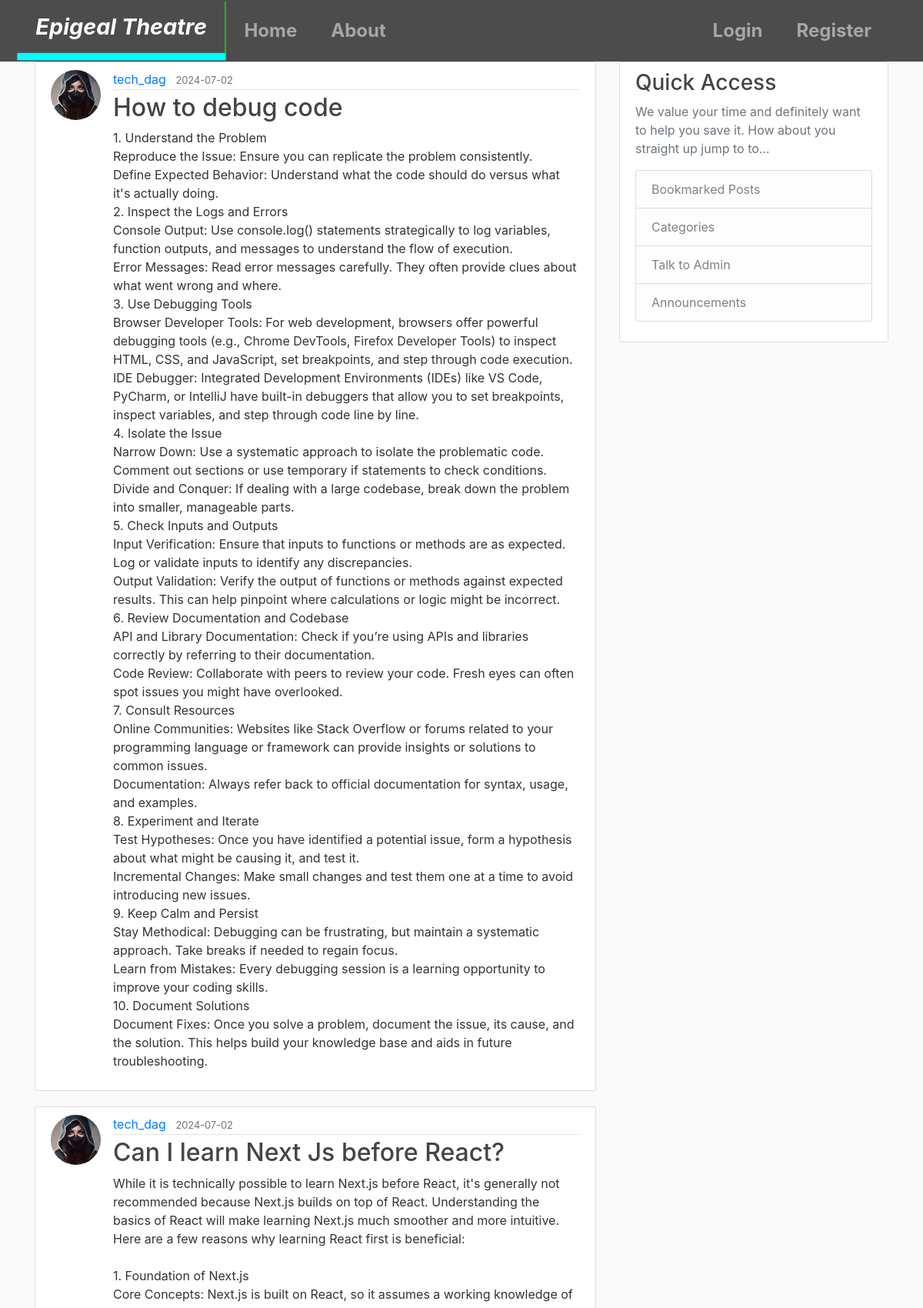
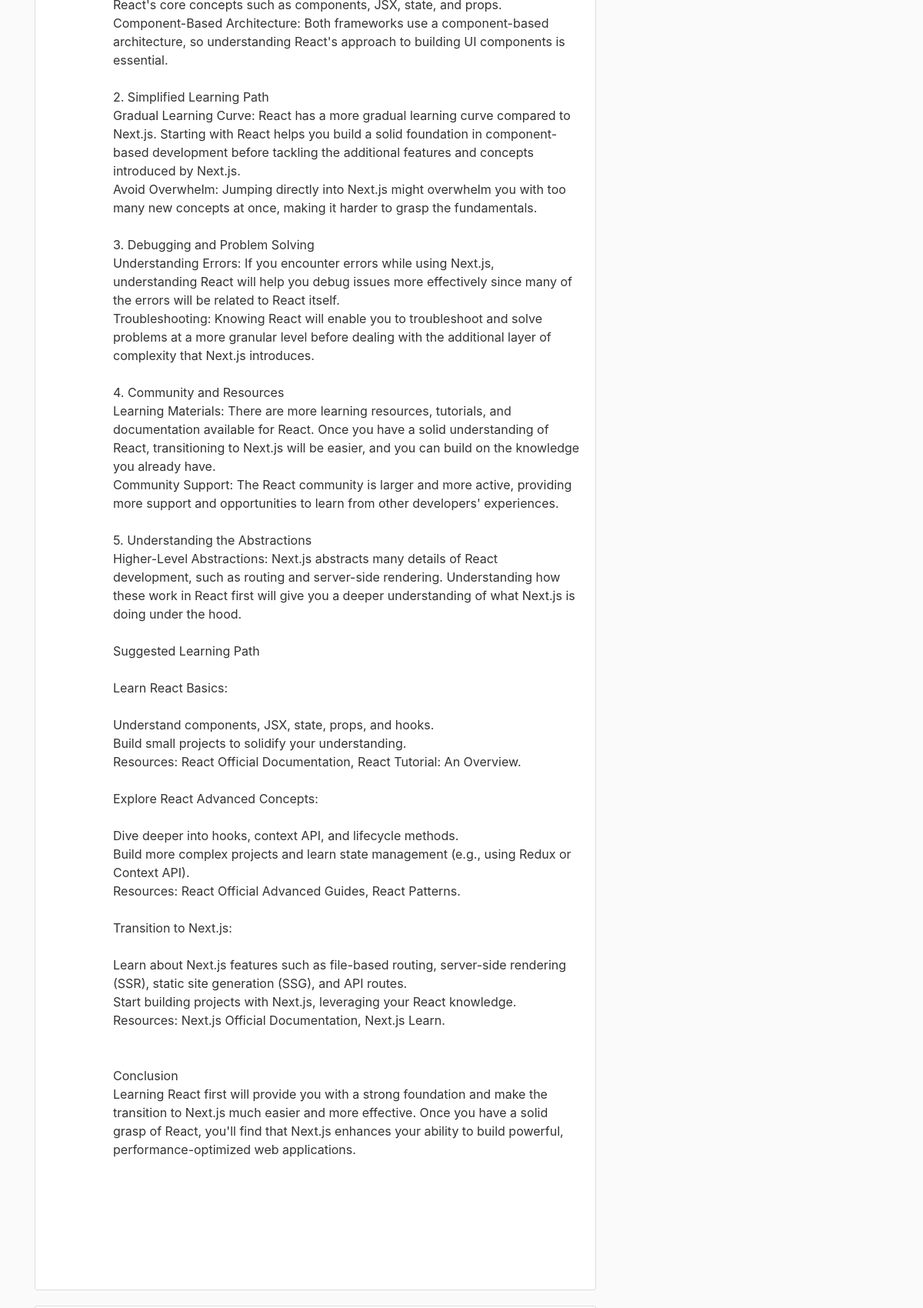
The page /home (upper part) on the database its author committed (2 pictures, top to bottom).
### flaskblog/models.py (models this page shows, shortened)
class Post(db.Model):
	id = db.Column(db.Integer,primary_key=True)
	title=db.Column(db.String(100), nullable=False)
	date_posted = db.Column(db.DateTime, nullable=False, default=datetime.utcnow)
	content = db.Column(db.Text, nullable=False)
	user_id =db.Column(db.Integer, db.ForeignKey('user.id'), nullable=False)

class User(db.Model, UserMixin):
	id = db.Column(db.Integer, primary_key=True)
	username =  db.Column(db.String(20), unique=True,nullable=False)
	email = db.Column(db.String(120), unique=True,nullable=False)
	image_file = db.Column(db.String(20),nullable=False, default = 'default.jpg')
	password = db.Column(db.String(60),nullable=False)
	posts = db.relationship('Post', backref='author', lazy=True)

### flaskblog/routes.py (the view)
@app.route("/")
@app.route("/home")
def home():
	page = request.args.get('page',1, type=int)
	posts = Post.query.order_by(Post.date_posted.desc()).paginate(page=page, per_page=5)
	return render_template('home.html', posts=posts)

### flaskblog/templates/home.html (shortened to what this page needs)
{% extends "layout.html" %}
{% block content %}
	{% for post in posts.items %}
	<article class="media content-section">
		<img class= "rounded-circle article-img" src="{{ url_for('static', filename='assets/' + post.author.image_file) }}">
		<div class="media-body">
		    <div class="article-metadata">
		      <a class="mr-2" href="{{ url_for('user_posts', username=post.author.username) }}">{{ post.author.username }}</a>
		      <small class="text-muted">{{ post.date_posted.strftime('%Y-%m-%d') }}</small>
		    </div>
		    <h2><a class="article-title" href="{{ url_for('post', post_id=post.id) }}">{{ post.title }}</a></h2>
		    <p class="article-content">{{ post.content }}</p>
		</div>
	</article>
	{% endfor %}
{% endblock content %}

### flaskblog/templates/layout.html (shortened to what this page needs)
<!DOCTYPE html>
<html>
<head>
    <link rel="stylesheet" href="https://maxcdn.bootstrapcdn.com/bootstrap/4.0.0/css/bootstrap.min.css">
    <link rel="stylesheet" type="text/css" href="{{ url_for('static', filename='main.css')}}">
</head>
<body>
	<header class="site-header">
	  <nav class="navbar navbar-expand-md navbar-dark bg-steel fixed-top">
	    <div class="container">
	      <a class="navbar-brand mr-4" href="/">Epigeal Theatre</a>
	      <div class="collapse navbar-collapse" id="navbarToggle">
	        <div class="navbar-nav mr-auto">
	          <a class="nav-item nav-link" href="{{ url_for('home') }}">Home</a>
	          <a class="nav-item nav-link" href="{{ url_for('about') }}">About</a>
	        </div>
	        <div class="navbar-nav">
	        	{% if current_user.is_authenticated %}
	        		<a class="nav-item nav-link" href="{{ url_for('new_post') }}">New Post</a>
	        		<a class="nav-item nav-link" href="{{ url_for('account') }}">Account</a>
	        		<a class="nav-item nav-link" href="{{ url_for('logout') }}">Logout</a>
	        	{% else %}
		          <a class="nav-item nav-link" href="{{ url_for('login') }}">Login</a>
		          <a class="nav-item nav-link" href="{{ url_for('register') }}">Register</a>
		        {% endif %}
	        </div>
	      </div>
	    </div>
	  </nav>
</header>
<main role="main" class="container">
  <div class="row">
    <div class="col-md-8">
      {% block content %}{% endblock %}
    </div>
    <div class="col-md-4">
      <div class="content-section">
        <h3>Quick Access</h3>
        <p class='text-muted'>We value your time and definitely want to help you save it. How about you straight up jump to to...
          <ul class="list-group">
            <li class="list-group-item list-group-item-light">Bookmarked Posts</li>
            <li class="list-group-item list-group-item-light">Categories</li>
            <li class="list-group-item list-group-item-light">Talk to Admin</li>
            <li class="list-group-item list-group-item-light">Announcements</li>
          </ul>
        </p>
      </div>
    </div>
  </div>
</main>
</body>
</html>

### flaskblog/static/main.css (style rules this page uses)
body { background: #fafafa; color: #333333; margin-top: 5rem; }
h1, h2, h3, h4, h5, h6 { color: #444444; }
.bg-steel { background-color: #4C4C4C; }
.navbar-brand { display: inline-block; padding: 10px 20px; position: relative; font-size: 24px; font-weight: bold; text-decoration: none; transition: color 0.3s, transform 0.3s, font-style 0.3s, font-weight 0.3s; bottom: 0; right: 0; width: absolute; height: 100%; border-bottom: 8px solid transparent; border-right: 1px solid transparent; animation: snake-light 9s ease-in-out infinite; animation-delay: 3s; transform: scale(1.2); font-style: italic; font-weight: bold; border-right-color: #00ff00; border-bottom-color: #00ffff; }
.site-header .navbar-nav .nav-link { display: inline-block; padding: 10px 20px; border: 2px solid transparent; position: relative; font-size: 24px; font-weight: bold; cursor: pointer; text-decoration: none; transition: color 0.3s, transform 0.3s, font-style 0.3s, font-weight 0.3s; }
.site-header .navbar-nav .nav-link::before, .site-header .navbar-nav .nav-link::after { content: ''; position: absolute; border: 2px solid transparent; width: 0; height: 0; box-sizing: border-box; transition: border-color 0.3s; }
.site-header .navbar-nav .nav-link::before { top: 0; left: 0; width: 100%; height: 100%; border-top: 2px solid transparent; border-right: 2px solid transparent; animation: snake-light 2s linear infinite; animation-play-state: paused; }
.site-header .navbar-nav .nav-link::after { bottom: 0; right: 0; width: 100%; height: 100%; border-bottom: 2px solid transparent; border-left: 2px solid transparent; animation: snake-light 2s linear infinite; animation-delay: 1s; animation-play-state: paused; }
.site-header .navbar-nav .nav-link::before, .site-header .navbar-nav .nav-link::after { border-color: transparent; }
.content-section { background: #ffffff; padding: 10px 20px; border: 1px solid #dddddd; border-radius: 3px; margin-bottom: 20px; }
.article-title { color: #444444; }
.article-content { white-space: pre-line; }
.article-img { height: 65px; width: 65px; margin-right: 16px; }
.article-metadata { padding-bottom: 1px; margin-bottom: 4px; border-bottom: 1px solid #e3e3e3 }

### rows shown on the page
Post: image_file (placeholder picture), author.username "tech_dag", date_posted "2024-07-02", title "How to debug code", content "1. Understand the Problem Reproduce the Issue: Ensure you can replicate the problem consistently. Define Expected Behavior: Understand what the code should do versus what it's actually doing. 2. Inspect the Logs and Errors Console Output: Use console.log() statements strategically to log variables, function outputs, and messages to understand the flow of execution. Error Messages: Read error messages carefully. They often provide clues about what went wrong and where. 3. Use Debugging Tools Browser Developer Tools: For web development, browsers offer powerful debugging tools (e.g., Chrome DevTools, Firefox Developer Tools) to inspect HTML, CSS, and JavaScript, set breakpoints, and step…"
Post: image_file (placeholder picture), author.username "tech_dag", date_posted "2024-07-02", title "Can I learn Next Js before React?", content "While it is technically possible to learn Next.js before React, it's generally not recommended because Next.js builds on top of React. Understanding the basics of React will make learning Next.js much smoother and more intuitive. Here are a few reasons why learning React first is beneficial: 1. Foundation of Next.js Core Concepts: Next.js is built on React, so it assumes a working knowledge of React's core concepts such as components, JSX, state, and props. Component-Based Architecture: Both frameworks use a component-based architecture, so understanding React's approach to building UI components is essential. 2. Simplified Learning Path Gradual Learning Curve: React has a more gradual…"
